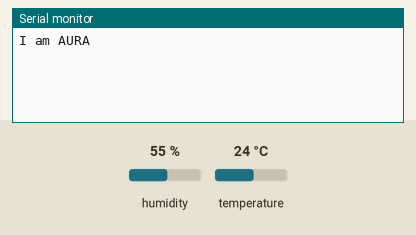
Bench run of a sketch on a simulated Arduino Uno, built with avr-gcc and run on an emulated ATmega328P. On the bench: the last lines printed to the serial monitor. Wiring (inferred from the names in the program): AHT10/20 sensor at I2C address 0x38. The inputs (shaded band) are chosen by the test bench; at power-on: humidity 55 %, temperature 24 °C.

Above: at 1.2 s.
1.3 s: humidity set to 22 %
At 6.2 s:
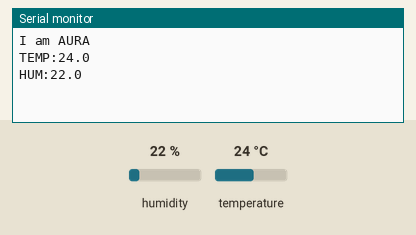
6.5 s: temperature set to 12 °C
8.0 s: humidity set to 40 %
At 11.3 s:
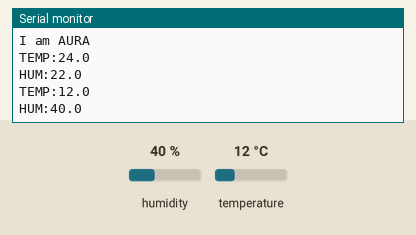

The sketch:

aura_sensor.ino
```cpp
// aura_sensor.ino - AURA's own sensor: an AHT10 (temperature + humidity) on an Arduino over USB.
//
// The same AHT10 and the same reading code as MILA, so AURA's numbers and MILA's agree.
// Wiring (UNO / Nano): AHT10 VIN -> 5V (or 3.3V), GND -> GND, SDA -> A4, SCL -> A5.
//
// Serial, 9600 baud, one line each:
//   TEMP:21.4      every 5 s, degrees C
//   HUM:48.2       every 5 s, % relative humidity
//   AHT_ERROR      when the sensor doesn't answer (checked again every 5 s)
// Send "WHO" and she answers "I am AURA", which is how aura.py finds her port.
#include <Wire.h>

#define AHT10_ADDR 0x38
const unsigned long ENV_INTERVAL_MS = 5000;
const long BAUD = 9600;

String inLine;

void initAHT10() {
  Wire.beginTransmission(AHT10_ADDR);
  Wire.write(0x71);
  Wire.endTransmission();
  Wire.requestFrom(AHT10_ADDR, 1);
  uint8_t status = Wire.available() ? Wire.read() : 0;

  if ((status & 0x68) != 0x08) {  // calibration bit not set: (re)initialise
    Wire.beginTransmission(AHT10_ADDR);
    Wire.write(0xE1);
    Wire.write(0x08);
    Wire.write(0x00);
    Wire.endTransmission();
    delay(10);
  }
}

void readAHT10() {
  Wire.beginTransmission(AHT10_ADDR);
  Wire.write(0xAC);
  Wire.write(0x33);
  Wire.write(0x00);
  if (Wire.endTransmission() != 0) {  // sensor not responding
    Serial.println("AHT_ERROR");
    initAHT10();
    return;
  }

  delay(80);  // the AHT10 needs ~75 ms to measure

  Wire.requestFrom(AHT10_ADDR, 6);
  if (Wire.available() < 6) {
    Serial.println("AHT_ERROR");
    return;
  }
  uint8_t buf[6];
  for (int i = 0; i < 6; i++) buf[i] = Wire.read();
  if (buf[0] & 0x80) return;  // still busy: next time

  uint32_t rawHum = ((uint32_t)buf[1] << 12) | ((uint32_t)buf[2] << 4) | (buf[3] >> 4);
  uint32_t rawTemp = ((uint32_t)(buf[3] & 0x0F) << 16) | ((uint32_t)buf[4] << 8) | buf[5];

  Serial.print("TEMP:");
  Serial.println((rawTemp / 1048576.0) * 200.0 - 50.0, 1);
  Serial.print("HUM:");
  Serial.println((rawHum / 1048576.0) * 100.0, 1);
}

void handleCommand(const String &cmd) {
  if (cmd == "WHO") Serial.println("I am AURA");
  else if (cmd == "READ") readAHT10();      // a reading now, without waiting
}

void setup() {
  Serial.begin(BAUD);
  Wire.begin();
  delay(40);  // the AHT10 needs 20 ms after power-up
  initAHT10();
  Serial.println("I am AURA");
}

void loop() {
  static unsigned long lastEnvMs = 0;
  if (millis() - lastEnvMs >= ENV_INTERVAL_MS) {
    lastEnvMs = millis();
    readAHT10();
  }
  while (Serial.available()) {
    char c = Serial.read();
    if (c == '\n' || c == '\r') {
      inLine.trim();
      if (inLine.length()) handleCommand(inLine);
      inLine = "";
    } else if (inLine.length() < 32) {
      inLine += c;
    }
  }
}
```

Measured:
- after the input at 1.3 s, the serial monitor: prints a new line after 3.8 s (image 1)
- after the input at 8.0 s, the serial monitor: prints a new line after 2.1 s (image 2)
